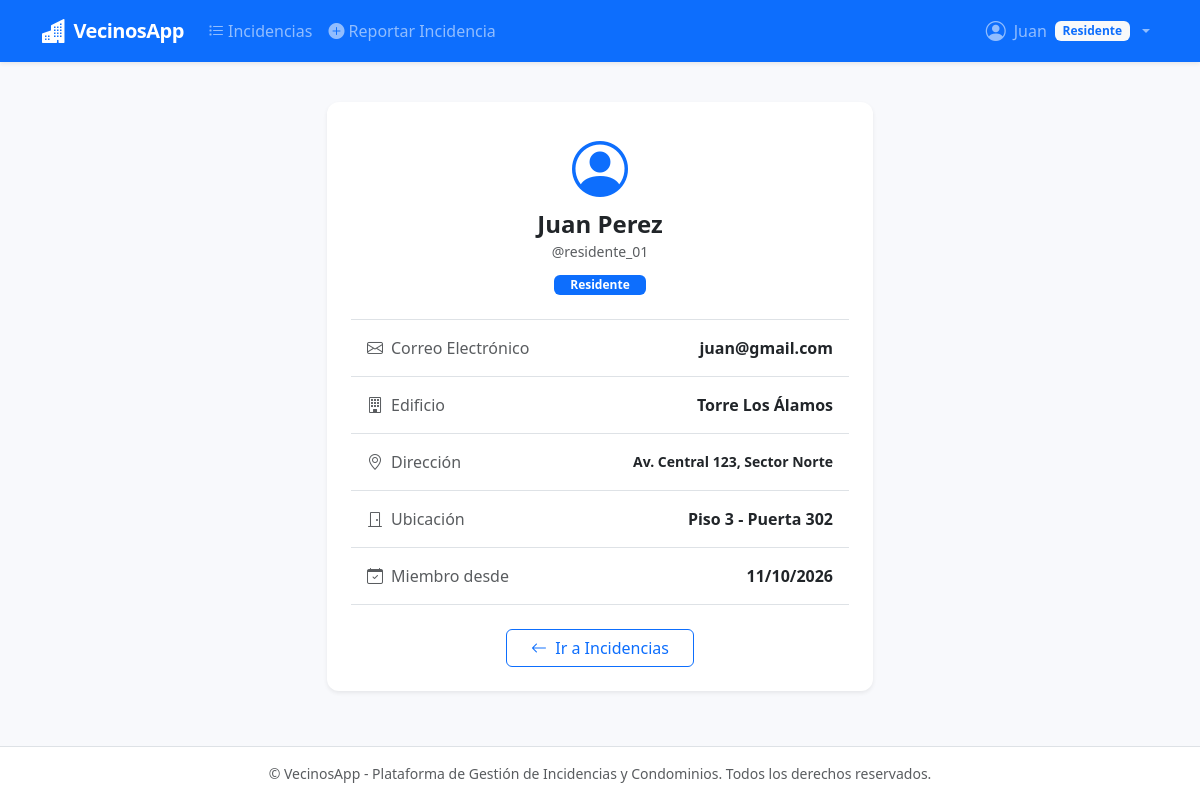
Page /perfil/ (signed in) on the committed database.
### incidencias/models.py (models this page shows, shortened)
class Perfil(models.Model):
    user = models.OneToOneField(User, on_delete=models.CASCADE, related_name='perfil')
    edificio = models.ForeignKey(Edificio, on_delete=models.CASCADE, related_name='residentes')
    piso = models.CharField(max_length=10)
    puerta = models.CharField(max_length=10)
    class Meta:
        verbose_name = "Perfil"
        verbose_name_plural = "Perfiles"

class Edificio(models.Model):
    nombre = models.CharField(max_length=100)
    direccion = models.CharField(max_length=200)
    class Meta:
        verbose_name = "Edificio"
        verbose_name_plural = "Edificios"

### incidencias/views.py (the view)
# urls.py: path('perfil/', views.PerfilView.as_view(), name='perfil'),
class PerfilView(LoginRequiredMixin, TemplateView):
    template_name = 'incidencias/perfil.html'
    def get_context_data(self, **kwargs):
        context = super().get_context_data(**kwargs)
        perfil = getattr(self.request.user, 'perfil', None)
        context['perfil'] = perfil
        context['es_admin'] = es_administrador(self.request.user)
        return context

### incidencias/views.py (called while the page is built)
def es_administrador(user):
    return user.is_authenticated and (user.is_superuser or user.is_staff or user.groups.filter(name='Administrador').exists())

### incidencias/templates/incidencias/perfil.html (shortened to what this page needs)
{% extends 'incidencias/base.html' %}
{% block content %}
<div class="row justify-content-center">
    <div class="col-md-6">
        <div class="card card-custom p-4 bg-white">
            <div class="text-center mb-4">
                <i class="bi bi-person-circle text-primary" style="font-size: 3.5rem;"></i>
                <h4 class="fw-bold mb-0">{{ user.get_full_name|default:user.username }}</h4>
                <span class="text-muted small">@{{ user.username }}</span>
                <div class="mt-2">
                    {% if es_admin %}
                        <span class="badge bg-warning text-dark px-3 py-1">Administrador del Sistema</span>
                    {% else %}
                        <span class="badge bg-primary px-3 py-1">Residente</span>
                    {% endif %}
                </div>
            </div>
            <div class="list-group list-group-flush border-top border-bottom mb-4">
                <div class="list-group-item d-flex justify-content-between align-items-center py-3">
                    <span class="text-muted"><i class="bi bi-envelope me-2"></i>Correo Electrónico</span>
                    <span class="fw-semibold">{{ user.email|default:"No registrado" }}</span>
                </div>
                {% if perfil %}
                    <div class="list-group-item d-flex justify-content-between align-items-center py-3">
                        <span class="text-muted"><i class="bi bi-building me-2"></i>Edificio</span>
                        <span class="fw-semibold">{{ perfil.edificio.nombre }}</span>
                    </div>
                    <div class="list-group-item d-flex justify-content-between align-items-center py-3">
                        <span class="text-muted"><i class="bi bi-geo-alt me-2"></i>Dirección</span>
                        <span class="fw-semibold small text-end">{{ perfil.edificio.direccion }}</span>
                    </div>
                    <div class="list-group-item d-flex justify-content-between align-items-center py-3">
                        <span class="text-muted"><i class="bi bi-door-closed me-2"></i>Ubicación</span>
                        <span class="fw-semibold">Piso {{ perfil.piso }} - Puerta {{ perfil.puerta }}</span>
                    </div>
                {% else %}
                    <div class="list-group-item py-3 text-center text-muted small">
                        Este usuario tiene rol administrativo sin unidad residencial asignada.
                    </div>
                {% endif %}
                <div class="list-group-item d-flex justify-content-between align-items-center py-3">
                    <span class="text-muted"><i class="bi bi-calendar-check me-2"></i>Miembro desde</span>
                    <span class="fw-semibold">{{ user.date_joined|date:"d/m/Y" }}</span>
                </div>
            </div>
            <div class="text-center">
                <a href="{% url 'incidencia_list' %}" class="btn btn-outline-primary px-4">
                    <i class="bi bi-arrow-left me-1"></i> Ir a Incidencias
                </a>
            </div>
        </div>
    </div>
</div>
{% endblock %}

### incidencias/templates/incidencias/base.html (shortened to what this page needs)
<!DOCTYPE html>
<html lang="es">
<head>
    <link href="https://cdn.jsdelivr.net/npm/bootstrap@5.3.3/dist/css/bootstrap.min.css" rel="stylesheet">
    <link rel="stylesheet" href="https://cdn.jsdelivr.net/npm/bootstrap-icons@1.11.3/font/bootstrap-icons.min.css">
</head>
<body>
    <nav class="navbar navbar-expand-lg navbar-dark bg-primary shadow-sm">
        <div class="container">
            <a class="navbar-brand d-flex align-items-center gap-2" href="{% url 'incidencia_list' %}">
                <i class="bi bi-buildings-fill fs-4"></i>
                <span>VecinosApp</span>
            </a>
            <div class="collapse navbar-collapse" id="navbarNav">
                <ul class="navbar-nav me-auto">
                    {% if user.is_authenticated %}
                        <li class="nav-item">
                            <a class="nav-link" href="{% url 'incidencia_list' %}">
                                <i class="bi bi-list-task"></i> Incidencias
                            </a>
                        </li>
                        {% if not user.is_staff and not user.is_superuser %}
                        <li class="nav-item">
                            <a class="nav-link" href="{% url 'incidencia_create' %}">
                                <i class="bi bi-plus-circle-fill"></i> Reportar Incidencia
                            </a>
                        </li>
                        {% endif %}
                    {% endif %}
                </ul>
                <ul class="navbar-nav">
                    {% if user.is_authenticated %}
                        <li class="nav-item dropdown">
                            <a class="nav-link dropdown-toggle d-flex align-items-center gap-2" href="#" id="userDrop" role="button" data-bs-toggle="dropdown">
                                <i class="bi bi-person-circle fs-5"></i>
                                <span>{{ user.first_name|default:user.username }}</span>
                                {% if user.is_staff or user.is_superuser %}
                                    <span class="badge bg-warning text-dark">Admin</span>
                                {% else %}
                                    <span class="badge bg-light text-primary">Residente</span>
                                {% endif %}
                            </a>
                        </li>
                    {% endif %}
                </ul>
            </div>
        </div>
    </nav>
    <main class="main-content py-4">
        <div class="container">
            {% block content %}{% endblock %}
        </div>
    </main>
    <footer class="bg-white border-top py-3 text-center text-muted small">
        <div class="container">
            <span>&copy; VecinosApp - Plataforma de Gestión de Incidencias y Condominios. Todos los derechos reservados.</span>
        </div>
    </footer>
</body>
</html>

### incidencias/templates/incidencias/base.html (style rules this page uses)
body { background-color: #f8f9fc; font-family: system-ui, -apple-system, "Segoe UI", Roboto, "Helvetica Neue", sans-serif; min-height: 100vh; display: flex; flex-direction: column; }
.navbar-brand { font-weight: 700; letter-spacing: -0.5px; }
.main-content { flex: 1; }
.card-custom { border: none; border-radius: 0.75rem; box-shadow: 0 0.125rem 0.25rem rgba(0, 0, 0, 0.075); transition: transform 0.15s ease, box-shadow 0.15s ease; }

### rows in the picture
Perfil: edificio.nombre "Torre Los Álamos", edificio.direccion "Av. Central 123, Sector Norte", piso "3", puerta "302"

### other values in the picture
{{ user.first_name|default:user.username }} "Juan"
{{ user.get_full_name|default:user.username }} "Juan Perez"
{{ user.username }} "residente_01"
{{ user.email|default:"No registrado" }} "juan@gmail.com"
{{ user.date_joined|date:"d/m/Y" }} "11/10/2026"
